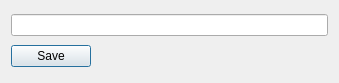
<?xml version="1.0" encoding="UTF-8"?>
<ui version="4.0">
 <class>ChatMessageEditDialog</class>
 <widget class="QDialog" name="ChatMessageEditDialog">
  <property name="geometry">
   <rect>
    <x>0</x>
    <y>0</y>
    <width>339</width>
    <height>83</height>
   </rect>
  </property>
  <property name="windowTitle">
   <string>Edit message</string>
  </property>
  <layout class="QVBoxLayout" name="verticalLayout">
   <item>
    <widget class="QLineEdit" name="messageEdit">
     <property name="maxLength">
      <number>512</number>
     </property>
    </widget>
   </item>
   <item>
    <widget class="QPushButton" name="saveButton">
     <property name="sizePolicy">
      <sizepolicy hsizetype="Fixed" vsizetype="Fixed">
       <horstretch>0</horstretch>
       <verstretch>0</verstretch>
      </sizepolicy>
     </property>
     <property name="text">
      <string>Save</string>
     </property>
    </widget>
   </item>
  </layout>
 </widget>
 <resources/>
 <connections/>
</ui>
